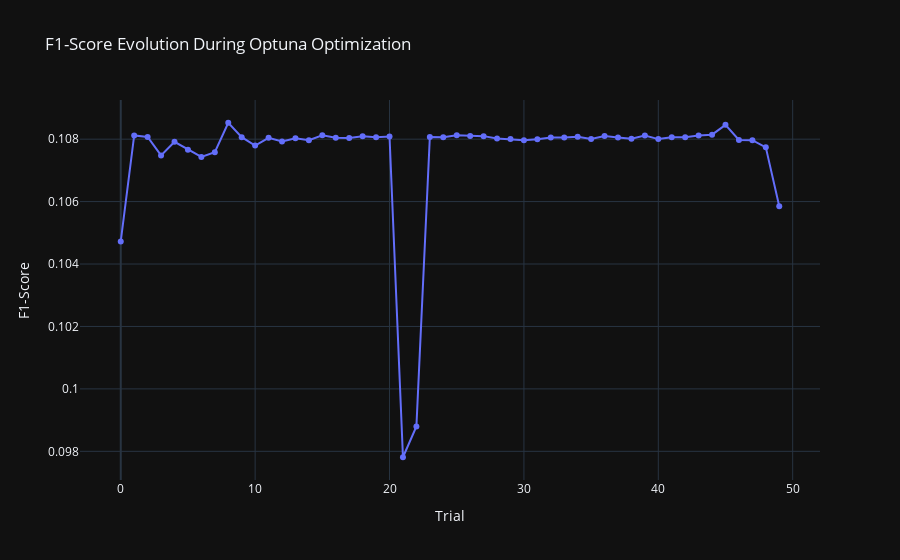

Source (notebook cell):
### Code cell
visualizations['f1_score_evolution']

### Figure 1 — Plotly figure (JSON) as saved in the notebook; plotly's stock layout.template omitted (floating-point values rounded to 4 significant figures)
{"data": [{"mode": "lines+markers", "name": "F1-score", "type": "scatter", "x": [0, 1, 2, 3, 4, 5, 6, 7, 8, 9, 10, 11, 12, 13, 14, 15, 16, 17, 18, 19, 20, 21, 22, 23, 24, 25, 26, 27, 28, 29, 30, 31, 32, 33, 34, 35, 36, 37, 38, 39, 40, 41, 42, 43, 44, 45, 46, 47, 48, 49], "y": [0.1047, 0.1081, 0.1081, 0.1075, 0.1079, 0.1077, 0.1074, 0.1076, 0.1085, 0.1081, 0.1078, 0.108, 0.1079, 0.108, 0.108, 0.1081, 0.108, 0.108, 0.1081, 0.1081, 0.1081, 0.09781, 0.0988, 0.1081, 0.1081, 0.1081, 0.1081, 0.1081, 0.108, 0.108, 0.108, 0.108, 0.1081, 0.108, 0.1081, 0.108, 0.1081, 0.1081, 0.108, 0.1081, 0.108, 0.1081, 0.1081, 0.1081, 0.1081, 0.1085, 0.108, 0.108, 0.1077, 0.1059]}], "layout": {"title": {"text": "F1-Score Evolution During Optuna Optimization"}, "xaxis": {"title": {"text": "Trial"}}, "yaxis": {"title": {"text": "F1-Score"}}}}
